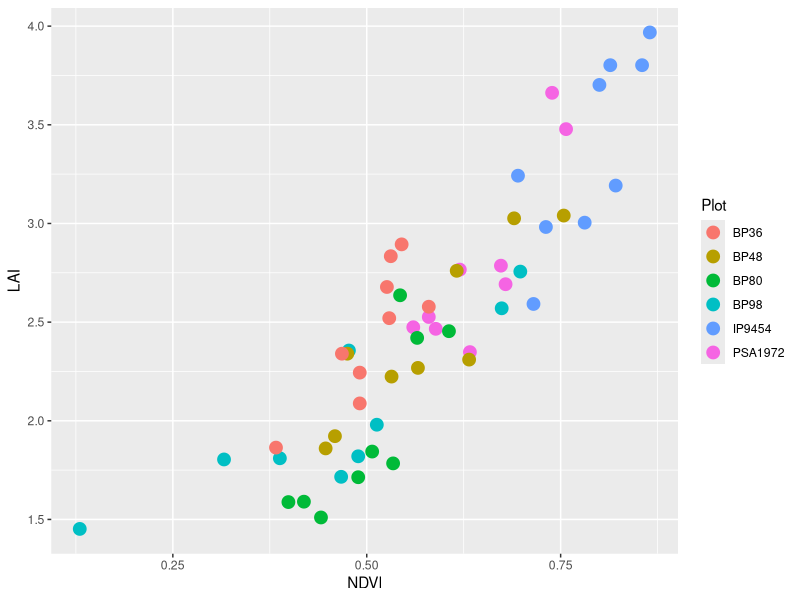
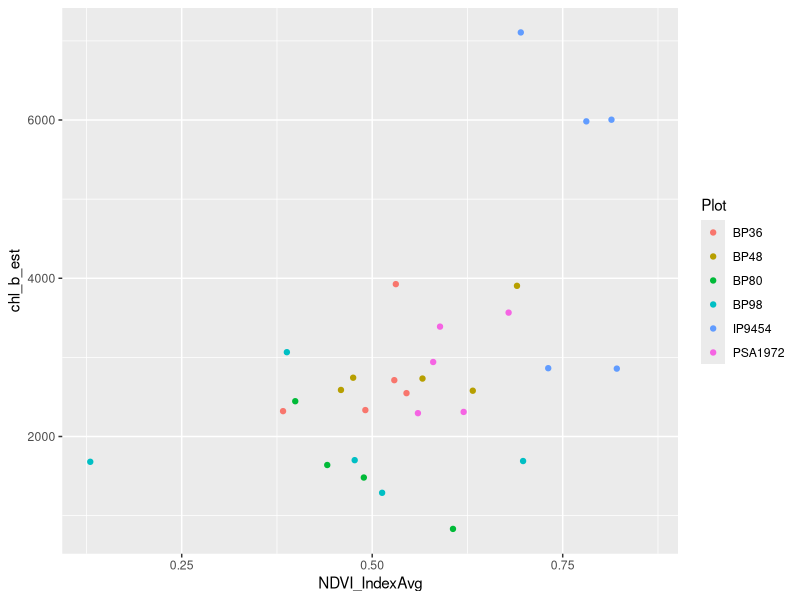

These charts were generated, in order, by the following R code:
# Initial sandbox script for NDVI/Leaf chemistry scaling project based on the 2019 REU summer project by Evan Paris
# Author:  jeff atkins (jwatkins6@vcu.edu and @atkinsjeff)

#libraries
require(tidyverse)
require(ggplot2)
require(viridis)

# import data
df <- read.csv("./data/ltreb_ndvi.csv")

#### 
# need to add scaling stuff in here....obviously. 

# make total lai
head(df[,15:19])

df$lai <- rowMeans(df[,15:19], na.rm=TRUE)

# chl adjust by lai
df$chl_b_est <- df$chl_b * df$lai
  
# test plot
x11()
ggplot(df, aes(x = NDVI_IndexAvg, y = lai, color = Plot))+
  geom_point(size = 4)+
  ylab("LAI")+
  xlab("NDVI")

# test stats- df$chl_b * df$lai


lm.lai.ndvi <- lm(NDVI_IndexAvg ~ lai, data = df)
summary(lm.lai.ndvi)

x11()
ggplot(df, aes(x = NDVI_IndexAvg, y = chl_b_est, color = Plot))+
  geom_point()

# test stats
lm.chl_b <- lm(NDVI_IndexAvg ~ chl_b_est, data = df)
summary(lm.chl_b)